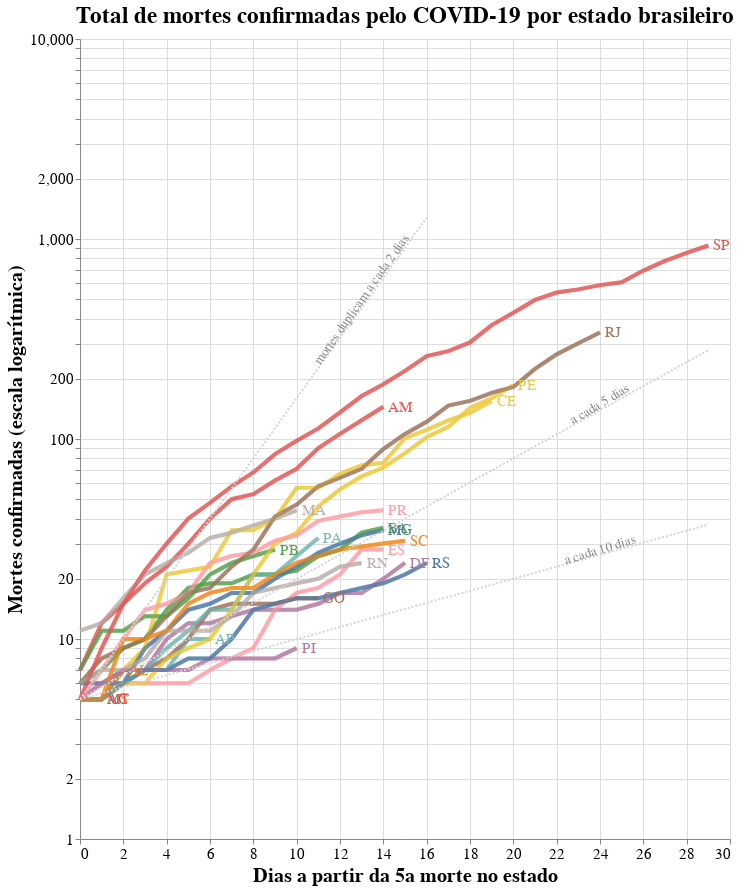

Notebook source saved alongside this figure:
### Code cell
import altair as alt

# Selection tool
selection = alt.selection_single(fields=['state'])
# Color change when clicked
color = alt.condition(selection,
                    alt.Color('state:N'),
                    alt.value('lightgray'))


# Base altair plot 
base = alt.Chart(deaths_long, title="Total de mortes confirmadas pelo COVID-19 por estado brasileiro").mark_line(strokeWidth=4, opacity=0.7).encode(
    x=alt.X('Day'),
    y=alt.Y('Deaths', scale=alt.Scale(type='log')),
    color=alt.Color('state', legend=None),
).properties(
    width=650,
    height=800
)

# Chart
chart = base.encode(
  color=alt.condition(selection, 'state:N', alt.value('lightgray')),
  tooltip=['state:N', 'yearmonthdate(Date):N', 'Deaths:N']
).add_selection(
  selection
)

# Overlay
overlay = base.encode(
  color='state',
  opacity=alt.value(0.5),
).transform_filter(
  selection
)

# Text labels
text = base.mark_text(
    align='left',
    dx=5,
    size=15
).encode(
    x=alt.X('Day', aggregate='max',  axis=alt.Axis(title='Dias a partir da 5a morte no estado')),
    y=alt.Y('Deaths', aggregate={'argmax': 'Day'}, axis=alt.Axis(title='Mortes confirmadas (escala logarítmica)')),
    text='state'
).transform_filter(
    selection
)

# Add doubling line

## Death doubles every 2 days
j = 0
for i in range(0,deaths_long.Day.max()):
    if 5*pow(2,(i/2)) < deaths_long.Deaths.max():
      j = i+2

source2 = alt.sequence(start=0, stop=j, step=1, as_='x')

double2 = alt.Chart(source2).mark_line(strokeDash=[2,2]).transform_calculate(
    double2='5*pow(2,(datum.x/2))'
).transform_fold(
    ['double2']
).encode(
    x='x:Q',
    y='value:Q',
    color=alt.value('lightgray')
)

text2 = alt.Chart({'values':[{'x': 13, 'y': 500}]}).mark_text(
    text='mortes duplicam a cada 2 dias', angle=305,
    size=13,
    color = 'gray'
).encode(
    x='x:Q', y='y:Q'
)

## Death doubles every 5 days
j = 0
for i in range(0,deaths_long.Day.max()):
    if 5*pow(2,(i/5)) < deaths_long.Deaths.max():
      j = i+2

source5 = alt.sequence(start=0, stop=j, step=1, as_='x')

double5 = alt.Chart(source5).mark_line(strokeDash=[2,2]).transform_calculate(
    double5='5*pow(2,(datum.x/5))'
).transform_fold(
    ['double5']
).encode(
    x='x:Q',
    y='value:Q',
    color=alt.value('lightgray')
)

text5 = alt.Chart({'values':[{'x': 24, 'y': 150}]}).mark_text(
    text='a cada 5 dias', angle=329,
    size=13,
    color = 'gray'
).encode(
    x='x:Q', y='y:Q'
)

## Death doubles every 10 days
j = 0
for i in range(0,deaths_long.Day.max()):
    if 5*pow(2,(i/10)) < deaths_long.Deaths.max():
      j = i+2

source10 = alt.sequence(start=0, stop=j, step=1, as_='x')

double10 = alt.Chart(source10).mark_line(strokeDash=[2,2]).transform_calculate(
    double10='5*pow(2,(datum.x/10))'
).transform_fold(
    ['double10']
).encode(
    x='x:Q',
    y='value:Q',
    color=alt.value('lightgray')
)

text10 = alt.Chart({'values':[{'x': 24, 'y': 28}]}).mark_text(
    text='a cada 10 dias', angle=343,
    size=13,
    color = 'gray'
).encode(
    x='x:Q', y='y:Q'
)

# Sum it all up
alt.layer(chart, overlay, text, double2, double5, double10, text2, text5, text10).configure_axis(
    labelFontSize=15,
    titleFontSize=20
).configure_title(
    fontSize=23
)


# Sum em up!
#chart + overlay + text

### Figure 1 — Vega-Lite specification as saved in the notebook (floating-point values rounded to 4 significant figures; data arrays with more than 128 entries replaced by an {"elided": "..."} marker saying what was removed)
{"config": {"view": {"continuousWidth": 400, "continuousHeight": 300}, "axis": {"labelFontSize": 15, "titleFontSize": 20}, "title": {"fontSize": 23}}, "layer": [{"data": {"name": "data-845ad512a736984f58121c9570bc6f29"}, "mark": {"type": "line", "opacity": 0.7, "strokeWidth": 4}, "encoding": {"color": {"condition": {"type": "nominal", "field": "state", "selection": "selector012"}, "value": "lightgray"}, "tooltip": [{"type": "nominal", "field": "state"}, {"type": "nominal", "field": "Date", "timeUnit": "yearmonthdate"}, {"type": "nominal", "field": "Deaths"}], "x": {"type": "quantitative", "field": "Day"}, "y": {"type": "quantitative", "field": "Deaths", "scale": {"type": "log"}}}, "height": 800, "selection": {"selector012": {"type": "single", "fields": ["state"]}}, "title": "Total de mortes confirmadas pelo COVID-19 por estado brasileiro", "width": 650}, {"data": {"name": "data-845ad512a736984f58121c9570bc6f29"}, "mark": {"type": "line", "opacity": 0.7, "strokeWidth": 4}, "encoding": {"color": {"type": "nominal", "field": "state"}, "opacity": {"value": 0.5}, "x": {"type": "quantitative", "field": "Day"}, "y": {"type": "quantitative", "field": "Deaths", "scale": {"type": "log"}}}, "height": 800, "title": "Total de mortes confirmadas pelo COVID-19 por estado brasileiro", "transform": [{"filter": {"selection": "selector012"}}], "width": 650}, {"data": {"name": "data-845ad512a736984f58121c9570bc6f29"}, "mark": {"type": "text", "align": "left", "dx": 5, "size": 15}, "encoding": {"color": {"type": "nominal", "field": "state", "legend": null}, "text": {"type": "nominal", "field": "state"}, "x": {"type": "quantitative", "aggregate": "max", "axis": {"title": "Dias a partir da 5a morte no estado"}, "field": "Day"}, "y": {"type": "quantitative", "aggregate": {"argmax": "Day"}, "axis": {"title": "Mortes confirmadas (escala logarítmica)"}, "field": "Deaths"}}, "height": 800, "title": "Total de mortes confirmadas pelo COVID-19 por estado brasileiro", "transform": [{"filter": {"selection": "selector012"}}], "width": 650}, {"data": {"sequence": {"start": 0, "stop": 17, "step": 1, "as": "x"}}, "mark": {"type": "line", "strokeDash": [2, 2]}, "encoding": {"color": {"value": "lightgray"}, "x": {"type": "quantitative", "field": "x"}, "y": {"type": "quantitative", "field": "value"}}, "transform": [{"calculate": "5*pow(2,(datum.x/2))", "as": "double2"}, {"fold": ["double2"]}]}, {"data": {"sequence": {"start": 0, "stop": 30, "step": 1, "as": "x"}}, "mark": {"type": "line", "strokeDash": [2, 2]}, "encoding": {"color": {"value": "lightgray"}, "x": {"type": "quantitative", "field": "x"}, "y": {"type": "quantitative", "field": "value"}}, "transform": [{"calculate": "5*pow(2,(datum.x/5))", "as": "double5"}, {"fold": ["double5"]}]}, {"data": {"sequence": {"start": 0, "stop": 30, "step": 1, "as": "x"}}, "mark": {"type": "line", "strokeDash": [2, 2]}, "encoding": {"color": {"value": "lightgray"}, "x": {"type": "quantitative", "field": "x"}, "y": {"type": "quantitative", "field": "value"}}, "transform": [{"calculate": "5*pow(2,(datum.x/10))", "as": "double10"}, {"fold": ["double10"]}]}, {"data": {"name": "data-bf3a284e2fbb064d7dde36f27f5d5a49"}, "mark": {"type": "text", "angle": 305, "color": "gray", "size": 13, "text": "mortes duplicam a cada 2 dias"}, "encoding": {"x": {"type": "quantitative", "field": "x"}, "y": {"type": "quantitative", "field": "y"}}}, {"data": {"name": "data-a5e84210b4d4cca84e8909f0953192d0"}, "mark": {"type": "text", "angle": 329, "color": "gray", "size": 13, "text": "a cada 5 dias"}, "encoding": {"x": {"type": "quantitative", "field": "x"}, "y": {"type": "quantitative", "field": "y"}}}, {"data": {"name": "data-dbb29c180f31612da348591fe6fbeab2"}, "mark": {"type": "text", "angle": 343, "color": "gray", "size": 13, "text": "a cada 10 dias"}, "encoding": {"x": {"type": "quantitative", "field": "x"}, "y": {"type": "quantitative", "field": "y"}}}], "$schema": "https://vega.github.io/schema/vega-lite/v4.8.1.json", "datasets": {"data-845ad512a736984f58121c9570bc6f29": {"elided": "306 records"}, "data-bf3a284e2fbb064d7dde36f27f5d5a49": [{"x": 13, "y": 500}], "data-a5e84210b4d4cca84e8909f0953192d0": [{"x": 24, "y": 150}], "data-dbb29c180f31612da348591fe6fbeab2": [{"x": 24, "y": 28}]}}
